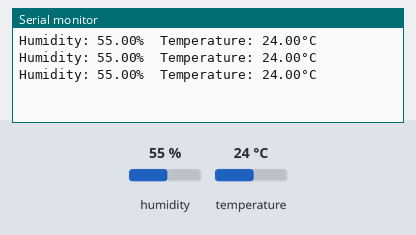
The sketch below on a simulated ESP8266 (NodeMCU). Shown: the last lines printed to the serial monitor. The test bench sets the inputs (shaded band); at power-on: humidity 55 %, temperature 24 °C.

Above: at 6.8 s.
6.9 s: humidity set to 22 %
At 11.4 s:
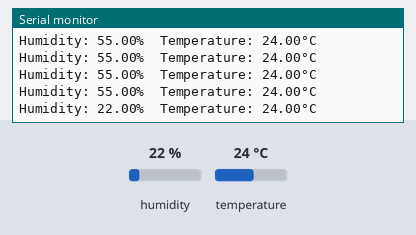
12.3 s: temperature set to 12 °C
At 14.4 s:
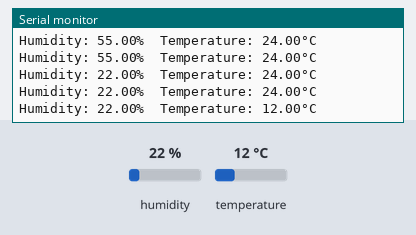
17.7 s: humidity set to 40 %
At 18.7 s:
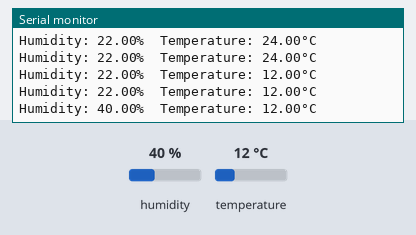
Timing chart, 0 to 20.7 s (numbered marks = the images above; inputs shaded):
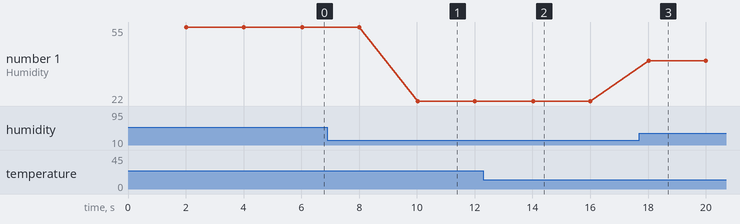

Measured:
- after the input at 6.9 s, the serial monitor: prints a new line after 3.1 s (image 1)
- after the input at 12.3 s, the serial monitor: prints a new line after 1.7 s (image 2)
- after the input at 17.7 s, the serial monitor: prints a new line after 0.32 s (image 3)
- plotted number 1: 55 → 22 after the input at 6.9 s, 22 → 40 after the input at 17.7 s

The sketch:

device2_dht11_test.ino
```cpp
#include "DHT.h"

#define DHTPIN D8
#define DHTTYPE DHT11

DHT dht(DHTPIN, DHTTYPE);

unsigned long lastReadTime = 0;
const unsigned long readInterval = 2000;

void setup() {
  Serial.begin(9600);
  dht.begin();
}

void loop() {
  unsigned long now = millis();

  if (now - lastReadTime >= readInterval) {
    lastReadTime = now;

    float h = dht.readHumidity();
    float t = dht.readTemperature();

    if (!isnan(h) || !isnan(t)) {
      Serial.print("Humidity: ");
      Serial.print(h);
      Serial.print("%  Temperature: ");
      Serial.print(t);
      Serial.println("°C ");
    }
  }
}
```
